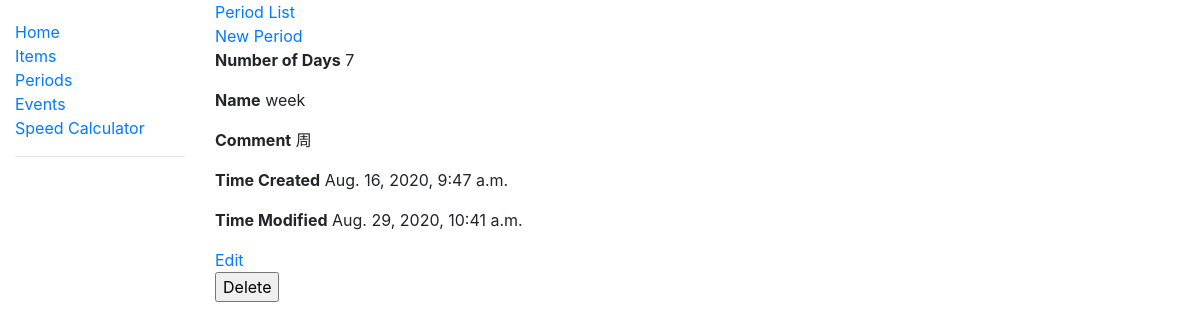
Screenshot of /period/6/ with the database file from the repository.
### income_calculator/models.py (models this page shows, shortened)
class BasicModel(models.Model):
    id = models.AutoField(primary_key=True)
    display_name = models.CharField(max_length=50)  # The display name of the object
    comment = models.TextField(null=True)  # a short description of the object
    time_created = models.PositiveIntegerField()
    time_modified = models.PositiveIntegerField()
    deleted = models.BooleanField()
    @property
    def time_created_string(self):
        return datetime.fromtimestamp(self.time_created)
    @property
    def time_modified_string(self):
        return datetime.fromtimestamp(self.time_modified)

class Period(BasicModel):
    num_days = models.PositiveIntegerField()
    class Meta:
        ordering = ('num_days', )
    def __str__(self):
        days_suffix = 's' if self.num_days > 1 else ''
        return self.display_name + ' (' + str(self.num_days) + ' day' + days_suffix + ')'

class BasicModel(models.Model):
    id = models.AutoField(primary_key=True)
    display_name = models.CharField(max_length=50)  # The display name of the object
    comment = models.TextField(null=True)  # a short description of the object
    time_created = models.PositiveIntegerField()
    time_modified = models.PositiveIntegerField()
    deleted = models.BooleanField()
    @property
    def time_created_string(self):
        return datetime.fromtimestamp(self.time_created)
    @property
    def time_modified_string(self):
        return datetime.fromtimestamp(self.time_modified)

### income_calculator/views.py (the view)
# urls.py: path('period/<int:pk>/', views.PeriodDetailView.as_view(), name='period_detail'),
class PeriodDetailView(generic.DetailView):
    model = Period
    context_object_name = 'period_detail'

### income_calculator/templates/income_calculator/period_detail.html (shortened to what this page needs)
{% extends "base_generic.html" %}
{% block content %}
  <a href="{% url 'periods'%}">Period List</a><br/>
  <a href="{% url 'new_period'%}">New Period</a>
  <p><strong>Number of Days</strong> {{ period_detail.num_days }}</p>
  <p><strong>Name</strong> {{ period_detail.display_name }}</p>
  <p><strong>Comment</strong> {{ period_detail.comment }}</p>
  <p><strong>Time Created</strong> {{ period_detail.time_created_string }}</p>
  <p><strong>Time Modified</strong> {{ period_detail.time_modified_string }}</p>
  <td><a href="{% url 'period_edit' period_detail.id %}">Edit</a></td>
  <form action="{% url 'period_delete' %}" method="post" onsubmit="return confirm('Do you really want to delete {{ period_detail }}?')">
    <input type="submit" value="Delete">
  </form>
{% endblock %}

### rows the page displays
Period: num_days "7"
BasicModel: display_name "week", comment "周", time_created_string "Aug. 16, 2020, 9:47 a.m.", time_modified_string "Aug. 29, 2020, 10:41 a.m."
